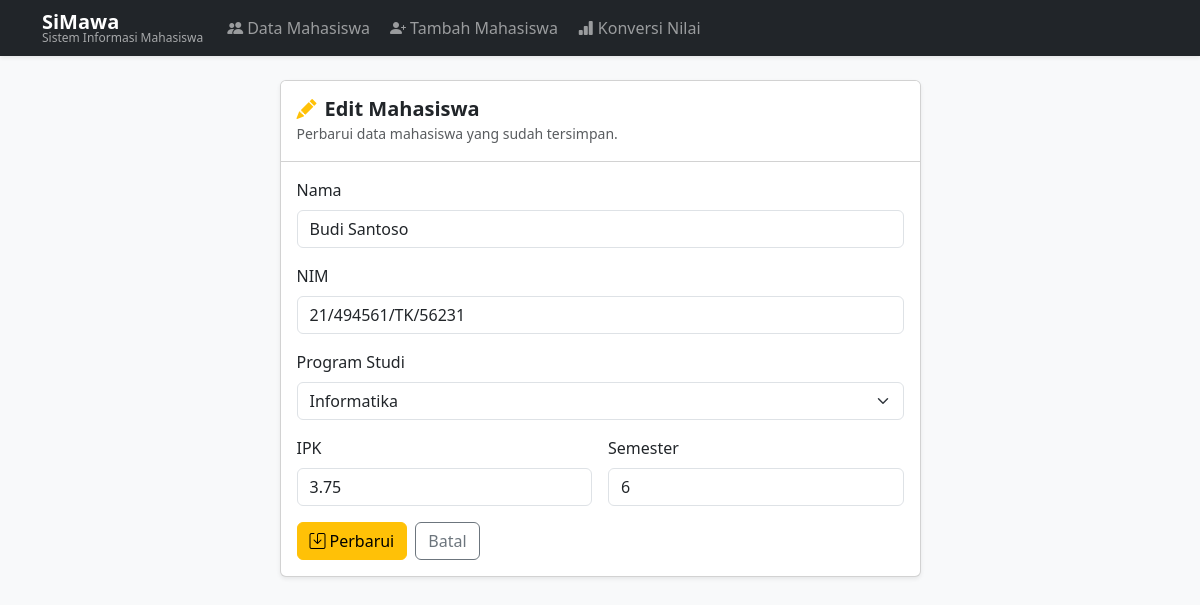
Page /p12/edit.php?id=2 on the committed database.
### tables this page shows
CREATE TABLE `mahasiswa` (
  `id` int NOT NULL,
  `nama` varchar(100) NOT NULL,
  `nim` varchar(20) NOT NULL,
  `prodi_id` int NOT NULL,
  `ipk` decimal(3,2) NOT NULL,
  `semester` tinyint NOT NULL,
  `created_at` timestamp NULL DEFAULT CURRENT_TIMESTAMP
);

CREATE TABLE `prodi` (
  `id` int NOT NULL,
  `nama` varchar(100) NOT NULL
);

### src/p12/edit.php (the view, shortened to what this page needs)
<?php
$db = getDB();
$id = filter_input(INPUT_GET, 'id', FILTER_VALIDATE_INT);
$stmt = $db->prepare('SELECT * FROM mahasiswa WHERE id = ?');
$stmt->execute([$id]);
$mhs = $stmt->fetch();
$prodi = $db->query('SELECT id, nama FROM prodi ORDER BY nama')->fetchAll();
$errors = [];
$input = [
    'nama'     => $mhs['nama'],
    'nim'      => $mhs['nim'],
    'prodi_id' => $mhs['prodi_id'],
    'ipk'      => $mhs['ipk'],
    'semester' => $mhs['semester'],
];
require_once __DIR__ . '/layout/header.php';
?>
<div class="row justify-content-center">
  <div class="col-md-7">
    <div class="card shadow-sm">
      <div class="card-header bg-white py-3">
        <h5 class="mb-0 fw-semibold"><i class="bi bi-pencil-fill me-2 text-warning"></i>Edit Mahasiswa</h5>
        <small class="text-muted">Perbarui data mahasiswa yang sudah tersimpan.</small>
      </div>
      <div class="card-body">
        <form method="POST" novalidate>
          <div class="mb-3">
            <label class="form-label fw-medium">Nama</label>
            <input type="text" name="nama" class="form-control <?= isset($errors['nama']) ? 'is-invalid' : '' ?>"
                   value="<?= htmlspecialchars($input['nama']) ?>">
          </div>
          <div class="mb-3">
            <label class="form-label fw-medium">NIM</label>
            <input type="text" name="nim" class="form-control <?= isset($errors['nim']) ? 'is-invalid' : '' ?>"
                   value="<?= htmlspecialchars($input['nim']) ?>">
          </div>
          <div class="mb-3">
            <label class="form-label fw-medium">Program Studi</label>
            <select name="prodi_id" class="form-select <?= isset($errors['prodi_id']) ? 'is-invalid' : '' ?>">
              <?php foreach ($prodi as $p): ?>
                <option value="<?= $p['id'] ?>" <?= $input['prodi_id'] == $p['id'] ? 'selected' : '' ?>>
                  <?= htmlspecialchars($p['nama']) ?>
                </option>
              <?php endforeach; ?>
            </select>
          </div>
          <div class="row g-3 mb-3">
            <div class="col">
              <label class="form-label fw-medium">IPK</label>
              <input type="number" name="ipk" step="0.01" min="0" max="4"
                     class="form-control <?= isset($errors['ipk']) ? 'is-invalid' : '' ?>"
                     value="<?= htmlspecialchars($input['ipk']) ?>">
            </div>
            <div class="col">
              <label class="form-label fw-medium">Semester</label>
              <input type="number" name="semester" min="1" max="14"
                     class="form-control <?= isset($errors['semester']) ? 'is-invalid' : '' ?>"
                     value="<?= htmlspecialchars($input['semester']) ?>">
            </div>
          </div>
          <div class="d-flex gap-2">
            <button type="submit" class="btn btn-warning">
              <i class="bi bi-save me-1"></i>Perbarui
            </button>
            <a href="index.php" class="btn btn-outline-secondary">Batal</a>
          </div>
        </form>
      </div>
    </div>
  </div>
</div>
<?php require_once __DIR__ . '/layout/footer.php'; ?>

### src/p12/layout/header.php (style rules this page uses)
body { background-color: #f8f9fa; }

### rows in the picture
mahasiswa: nama "Budi Santoso", nim "21/494561/TK/56231", prodi_id "Informatika", ipk "3.75", semester "6"
